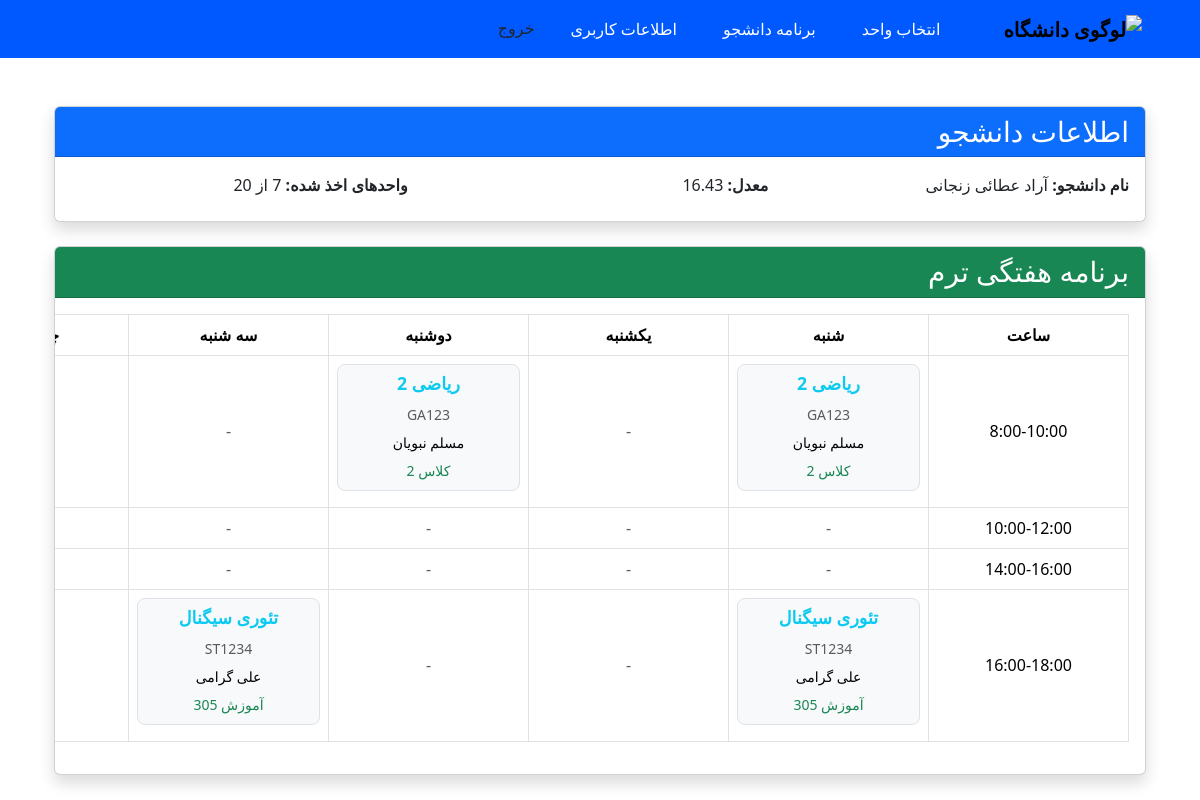
Page /student/schedule/ (signed in) on the committed database.
### appCourseWare/models.py (models this page shows, shortened)
class Student(models.Model):
    user = models.OneToOneField(CustomUser, on_delete=models.CASCADE, related_name='student_profile')
    first_name = models.CharField(max_length=100)
    last_name = models.CharField(max_length=100)
    national_id = models.CharField(
        max_length=10,
        unique=True,
        validators=[
            RegexValidator(
                regex=r'^\d{10}$',
                message='کد ملی باید دقیقا ۱۰ رقم باشد.'
            )
        ]
    )
    phone_number = models.CharField(
        max_length=13,
        blank=True,
        null=True,
        validators=[
            RegexValidator(
                regex=r'^\+98\d{10}$',
                message='شماره تلفن باید به فرم +98XXXXXXXXXX باشد.'
            )
        ]
    )
    gpa = models.DecimalField(
        max_digits=4,
        decimal_places=2,
        validators=[
            MinValueValidator(0.0),
            MaxValueValidator(20.0)
        ],
    )
    max_units = models.PositiveIntegerField(default=0, editable=False)
    email = models.EmailField(unique=True)
    major = models.ForeignKey('Major', on_delete=models.SET_NULL, null=True)
    admission_year = models.PositiveIntegerField(default=1403, choices={
        1403: 1403,
        1402: 1402,
        1401: 1401,
        1400: 1400,
        1399: 1399,
        1398: 1388,
    })
    def get_current_units(self):
        return self.studentcourse_set.aggregate(
            total=Sum('course__units')
        )['total'] or 0
    def __str__(self):
        return f"{self.first_name} {self.last_name}"

class Classroom(models.Model):
    classroom_name = models.CharField(max_length=100)
    department = models.ForeignKey(Department, on_delete=models.CASCADE)
    def __str__(self):
        return self.classroom_name

class Course(models.Model):
    course_name = models.CharField(max_length=200)
    course_code = models.CharField(max_length=50, unique=True)
    exam_time = models.DateTimeField()
    capacity = models.PositiveIntegerField(default=10)  # ظرفیت اولیه
    remaining_capacity = models.PositiveIntegerField(default=0)  # ظرفیت باقی‌مانده
    department = models.ForeignKey(Department, on_delete=models.CASCADE)
    professor = models.ForeignKey(Professor, on_delete=models.SET_NULL, null=True, blank=True)
    classroom = models.ForeignKey(Classroom, on_delete=models.SET_NULL, null=True, blank=True)
    corequisites = models.ManyToManyField('self', through='CoRequisite', symmetrical=False, related_name='corequired_for')
    units = models.PositiveIntegerField(default=3)
    major = models.ForeignKey(Major, related_name='majors', on_delete=models.SET_NULL, null=True, blank=True)
    DAYS_OF_WEEK = [
    ('Sat', 'شنبه'),
    ('Sun', 'یکشنبه'),
    ('Mon', 'دوشنبه'),
    ('Tue', 'سه‌شنبه'),
    ('Wed', 'چهارشنبه'),
    ]
    TIME_SLOTS = [
    ('8:00-10:00', '8:00-10:00'),
    ('10:00-12:00', '10:00-12:00'),
    ('14:00-16:00', '14:00-16:00'),
    ('16:00-18:00', '16:00-18:00'),
    ]
    def validate_max_two_days(value):
        days = [d.strip() for d in value.split(',')]
        if len(days) > 2:
            raise ValidationError('حداکثر 2 روز قابل انتخاب است')
        valid_days = [d[0] for d in Course.DAYS_OF_WEEK]
        for day in days:
            if day not in valid_days:
                raise ValidationError(f'روز نامعتبر: {day}')
    class_date = models.CharField(
    max_length=23,
    verbose_name="روزهای برگزاری کلاس",
    help_text="حداکثر 2 روز را با کاما جدا کنید (مثال: Sat,Mon)",
    validators=[validate_max_two_days]
    )
    class_time = models.CharField(
        max_length=11,
        choices=TIME_SLOTS,
        verbose_name="زمان برگزاری کلاس"
    )

class Professor(models.Model):
    first_name = models.CharField(max_length=100)
    last_name = models.CharField(max_length=100)
    email = models.EmailField(unique=True)
    department = models.ForeignKey(Department, on_delete=models.CASCADE, related_name='instructors')
    def __str__(self):
        return f"{self.first_name} {self.last_name}"

### appCourseWare/studentViews.py (the view)
# urls.py: path('student/schedule/', studentViews.student_view, name='student_schedule'),
@login_required
def student_view(request):
    DAY_MAPPING = {
        'Sat': 'شنبه',
        'Sun': 'یکشنبه',
        'Mon': 'دوشنبه',
        'Tue': 'سه شنبه',
        'Wed': 'چهارشنبه'
    }
    student = get_object_or_404(Student, user=request.user)
    student_courses = StudentCourse.objects.filter(student=student).select_related('course')
    persian_days = ['شنبه', 'یکشنبه', 'دوشنبه', 'سه شنبه', 'چهارشنبه']
    time_slots = ['8:00-10:00', '10:00-12:00', '14:00-16:00', '16:00-18:00']
    schedule = {day: {time: [] for time in time_slots} for day in persian_days}
    for sc in student_courses:
        course = sc.course
        try:
            for english_day in course.class_date.split(','):
                english_day = english_day.strip()
                persian_day = DAY_MAPPING.get(english_day)
                if persian_day and persian_day in schedule:
                    if course.class_time in schedule[persian_day]:
                        schedule[persian_day][course.class_time].append({
                            'course_name': course.course_name,
                            'course_code': course.course_code,
                            'classroom': course.classroom,
                            'professor': course.professor
                        })
        except AttributeError:
            continue
    print(f"Loaded {student_courses.count()} courses for {student}")
    for day in persian_days:
        print(f"{day} schedule:")
        for time in time_slots:
            courses = schedule[day][time]
            if courses:
                print(f"  {time}: {[c['course_name'] for c in courses]}")
    context = {
        'student': student,
        'schedule': schedule,
        'days': persian_days,
        'time_slots': time_slots,
        'student_info': {
            'gpa': student.gpa,
            'current_units': student.get_current_units(),
            'max_units': student.max_units
        }
    }
    return render(request, 'student/schedule.html', context)

### appCourseWare/templatetags/schedule_tags.py (called while the page is built)
@register.filter
def get_item(dictionary, key):
    return dictionary.get(key)

### appCourseWare/templates/student/schedule.html (shortened to what this page needs)
{% extends '../base.html' %}
{% load schedule_tags %}
{% load static %}
{% block content %}
<div class="container mt-5" dir="rtl">
    <div class="card mb-4 shadow">
        <div class="card-header bg-primary text-white">
            <h3 class="mb-0">اطلاعات دانشجو</h3>
        </div>
        <div class="card-body">
            <div class="row">
                <div class="col-md-4">
                    <p class="mb-2"><strong>نام دانشجو:</strong> {{ student.first_name }} {{ student.last_name }}</p>
                </div>
                <div class="col-md-4">
                    <p class="mb-2"><strong>معدل:</strong> {{ student_info.gpa }}</p>
                </div>
                <div class="col-md-4">
                    <p class="mb-2"><strong>واحدهای اخذ شده:</strong>
                        {{ student_info.current_units }} از {{ student_info.max_units }}
                    </p>
                </div>
            </div>
        </div>
    </div>
    <div class="card shadow">
        <div class="card-header bg-success text-white">
            <h3 class="mb-0">برنامه هفتگی ترم</h3>
        </div>
        <div class="card-body table-responsive">
            <table class="table table-bordered table-hover text-center">
                <thead class="thead-light">
                    <tr>
                        <th scope="col">ساعت</th>
                        {% for day in days %}
                        <th scope="col">{{ day }}</th>
                        {% endfor %}
                    </tr>
                </thead>
                <tbody>
                    {% for time in time_slots %}
                    <tr>
                        <td class="align-middle">{{ time }}</td>
                        {% for day in days %}
                        <td class="align-middle">
                            {% if schedule|get_item:day|get_item:time %}
                                {% for course in schedule|get_item:day|get_item:time %}
                                    <div class="course-card mb-2">
                                        <div class="card-body p-2">
                                             <h6 class="card-title text-info">{{ course.course_name }}</h6>
                                            <p class="card-text mb-1">
                                                <small class="text-muted">{{ course.course_code }}</small>
                                            </p>
                                            <p class="card-text mb-1">
                                                <small >{{ course.professor }}</small>
                                            </p>
                                             <p class="card-text">
                                                <small class="text-success">{{ course.classroom }}</small>
                                            </p>
                                        </div>
                                    </div>
                                {% endfor %}
                            {% else %}
                                <span class="text-muted">-</span>
                            {% endif %}
                        </td>
                        {% endfor %}
                    </tr>
                    {% endfor %}
                </tbody>
            </table>
        </div>
    </div>
</div>
<link href="https://cdn.jsdelivr.net/npm/bootstrap@5.3.2/dist/css/bootstrap.min.css" rel="stylesheet">
{% endblock %}

### appCourseWare/templates/base.html (style rules this page uses)
body { font-family: 'Vazirmatn', sans-serif; background-color: #f8f9fa; }

### appCourseWare/templates/student/schedule.html (style rules this page uses)
body { font-family: 'Vazir', sans-serif; }
.container { max-width: 95%; }
.card { border-radius: 0.5rem; }
.table-responsive { overflow-x: auto; }
.course-card { transition: transform 0.2s ease-in-out, box-shadow 0.2s ease-in-out; border: 1px solid #dee2e6; border-radius: 0.5rem; background-color: #f8f9fa; }
.course-card .card-title { font-size: 1.1rem; font-weight: 600; }
th { min-width: 120px; background-color: #f8f9fa; font-weight: 600; }
td { min-width: 200px; vertical-align: middle; }
.table-bordered th, .table-bordered td { border: 1px solid #dee2e6; }

### rows in the picture
Student: first_name "آراد", last_name "عطائی زنجانی", gpa "16.43"
Classroom: course_name "ریاضی 2", course_code "GA123", professor "مسلم نبویان", classroom "کلاس 2"
Classroom: course_name "تئوری سیگنال", course_code "ST1234", professor "علی گرامی", classroom "آموزش 305"

### other values in the picture
{{ student_info.max_units }} "20"
{{ day }} "شنبه" "یکشنبه" "دوشنبه" "سه شنبه"
{{ time }} "8:00-10:00" "10:00-12:00" "14:00-16:00" "16:00-18:00"
